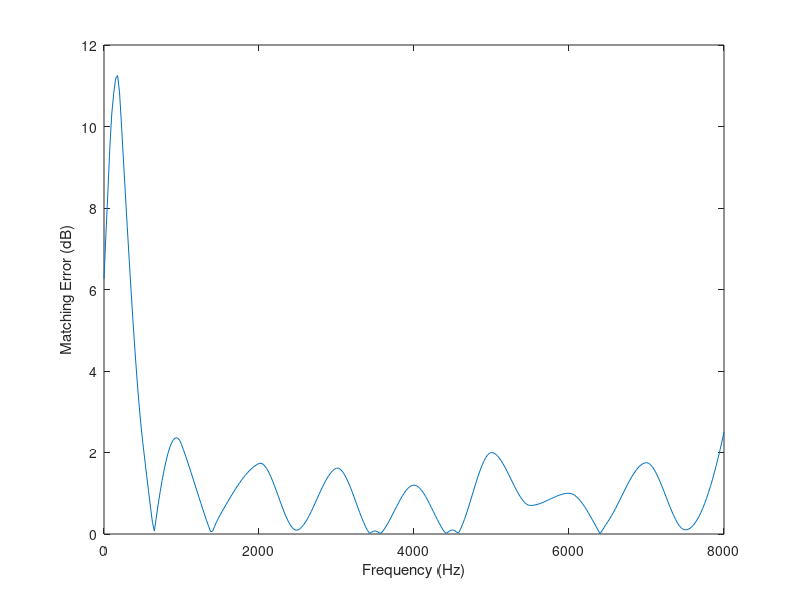

Here is the MATLAB script that generated this plot:
clc;
clear all;
%% Investigate the effects of the frequency bands
%Set up audiogram
Fh = 8000;
steps = 50;
audioX = [250 500 1000 2000 4000 8000];
audioConY = [-50 -45 -45 -60 -50 -60];
xq = 0:25:8000;
pCond = pchip(audioX, audioConY, xq);

audioNormY = [0 -8 -5 0 -10 0];
pNorm = pchip(audioX, audioNormY, xq);
% 
% figure;
% plot(xq, pNorm);
% hold on;
% plot(xq, pCond);
% xlabel('Frequency (Hz)');
% ylabel('Hearing Loss (dB)');
% legend('Normal', 'Conductive');

audioConY = -1*audioConY;

H3FA = (audioConY(2) + audioConY(3) + audioConY(4))/3;
X = 0.15*H3FA;
ki = [-17 -8 1 -1 -2 -2 -2];

IG = 1:length(audioConY);
for i=1:length(audioConY)
   IG(i) = X + (0.31*H3FA) + ki(i);
end

pIG = pchip(audioX, IG, xq);

% figure;
% plot(xq, pIG);
% xlabel('Frequency (Hz)');
% ylabel('Insertion Gain (dB)');

filtX = [25 50 100 200 250 500 1000 1500 2000 2500 3000 3500 4000 4500 5000 5500 6000 6500 7000 7500 8000];

band8 = [4.65 6.5 10.2 14.75 15.2 17.25 21.8 23.58 23.73 21.7 22.9 21 22.2 20.9 23 21.7 22 20.7 19.25 20.9 18.5];

pb8 = pchip(filtX, band8, xq);

matchError8 = abs(minus(pb8,  pIG));

figure;
plot(xq, matchError8);
xlabel('Frequency (Hz)');
ylabel('Matching Error (dB)');

meanError = mean(matchError8)
maxError = max(matchError8)


mean(pIG(173:319))
    

